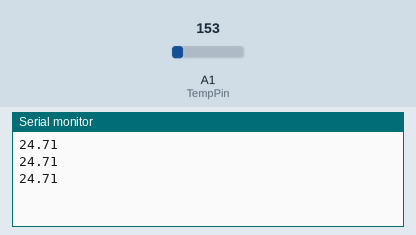
This sketch was run on a simulated Arduino Uno, built with avr-gcc and run on an emulated ATmega328P. Parts: the last lines printed to the serial monitor. The test bench sets the inputs (shaded band); at power-on: A1 (TempPin) = 153.

Above: at 1.3 s.
1.4 s: A1 (TempPin) set to 165
At 1.9 s:
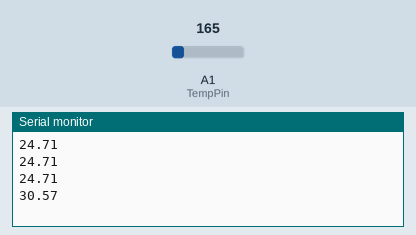
2.9 s: A1 (TempPin) set to 175
At 3.4 s:
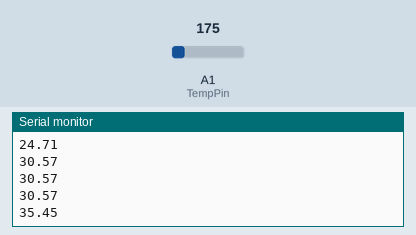
Timing chart, 0 to 5.9 s (numbered marks = the images above; inputs shaded):
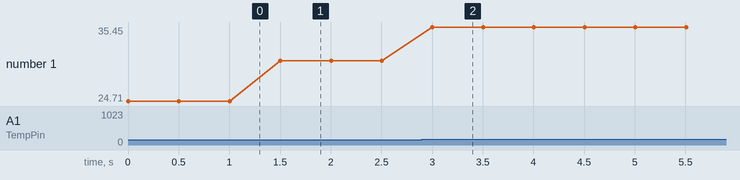

The sketch:

sketch_oct24a.ino
```cpp
#define TempPin 1
#define Voltage 5

float temp;
void setup() {
Serial.begin(9600);
};
void loop () {
temp = analogRead(TempPin)*Voltage/1024.0;
temp = temp - 0.5;
temp = temp / 0.01;
Serial.println(temp);
delay(500);
};
```

Measured:
- after the input at 1.4 s, the serial monitor: prints a new line after 0.10 s (image 1)
- after the input at 2.9 s, the serial monitor: prints a new line after 0.10 s (image 2)
- plotted number 1: 24.71 → 30.57 after the input at 1.4 s, 30.57 → 35.45 after the input at 2.9 s
